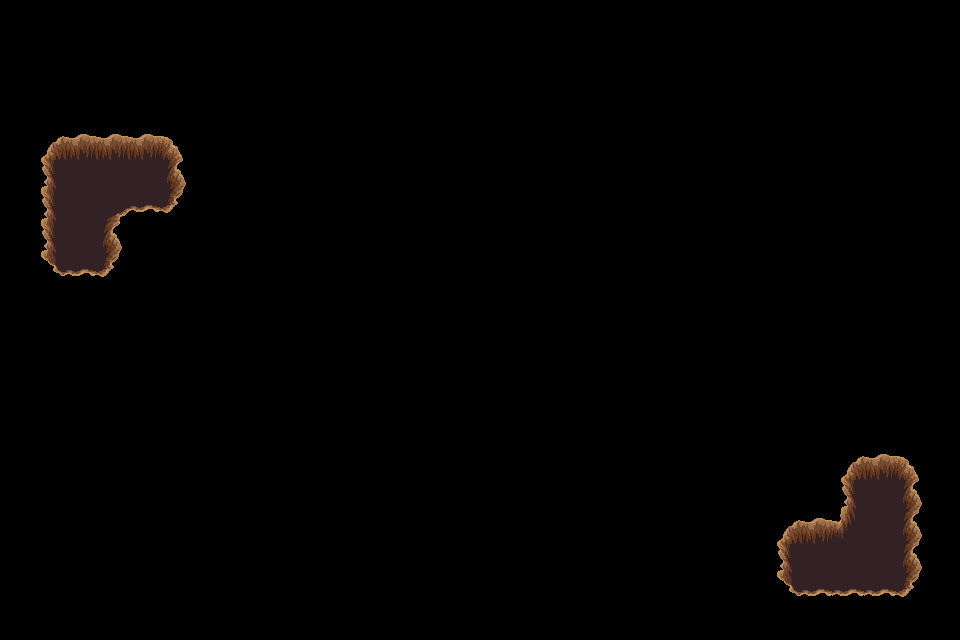

This game map was drawn from its Tiled (.tmx) file and the tilesets committed beside it. A one-line description and the full map source follow:
An orthogonal 30x20 tile map with 32x32 px tiles, 1 tile layer (trou), 2 tilesets.

<map version="1.4" tiledversion="1.4.3" orientation="orthogonal" renderorder="right-down" width="30" height="20" tilewidth="32" tileheight="32" infinite="0" nextlayerid="9" nextobjectid="1">
 <tileset firstgid="1" source="../../dungeon_green.tsx" />
 <tileset firstgid="530" source="../../dungeon.tsx" />
 <layer id="8" name="trou" width="30" height="20">
  <data encoding="csv">
0,0,0,0,0,0,0,0,0,0,0,0,0,0,0,0,0,0,0,0,0,0,0,0,0,0,0,0,0,0,
0,0,0,0,0,0,0,0,0,0,0,0,0,0,0,0,0,0,0,0,0,0,0,0,0,0,0,0,0,0,
0,0,0,0,0,0,0,0,0,0,0,0,0,0,0,0,0,0,0,0,0,0,0,0,0,0,0,0,0,0,
0,0,0,0,0,0,0,0,0,0,0,0,0,0,0,0,0,0,0,0,0,0,0,0,0,0,0,0,0,0,
0,432,433,433,433,434,0,0,0,0,0,0,0,0,0,0,0,0,0,0,0,0,0,0,0,0,0,0,0,0,
0,455,456,456,456,457,0,0,0,0,0,0,0,0,0,0,0,0,0,0,0,0,0,0,0,0,0,0,0,0,
0,455,456,387,479,480,0,0,0,0,0,0,0,0,0,0,0,0,0,0,0,0,0,0,0,0,0,0,0,0,
0,455,456,457,0,0,0,0,0,0,0,0,0,0,0,0,0,0,0,0,0,0,0,0,0,0,0,0,0,0,
0,478,479,480,0,0,0,0,0,0,0,0,0,0,0,0,0,0,0,0,0,0,0,0,0,0,0,0,0,0,
0,0,0,0,0,0,0,0,0,0,0,0,0,0,0,0,0,0,0,0,0,0,0,0,0,0,0,0,0,0,
0,0,0,0,0,0,0,0,0,0,0,0,0,0,0,0,0,0,0,0,0,0,0,0,0,0,0,0,0,0,
0,0,0,0,0,0,0,0,0,0,0,0,0,0,0,0,0,0,0,0,0,0,0,0,0,0,0,0,0,0,
0,0,0,0,0,0,0,0,0,0,0,0,0,0,0,0,0,0,0,0,0,0,0,0,0,0,0,0,0,0,
0,0,0,0,0,0,0,0,0,0,0,0,0,0,0,0,0,0,0,0,0,0,0,0,0,0,0,0,0,0,
0,0,0,0,0,0,0,0,0,0,0,0,0,0,0,0,0,0,0,0,0,0,0,0,0,0,432,433,434,0,
0,0,0,0,0,0,0,0,0,0,0,0,0,0,0,0,0,0,0,0,0,0,0,0,0,0,455,456,457,0,
0,0,0,0,0,0,0,0,0,0,0,0,0,0,0,0,0,0,0,0,0,0,0,0,432,433,411,456,457,0,
0,0,0,0,0,0,0,0,0,0,0,0,0,0,0,0,0,0,0,0,0,0,0,0,455,456,456,456,457,0,
0,0,0,0,0,0,0,0,0,0,0,0,0,0,0,0,0,0,0,0,0,0,0,0,478,479,479,479,480,0,
0,0,0,0,0,0,0,0,0,0,0,0,0,0,0,0,0,0,0,0,0,0,0,0,0,0,0,0,0,0
</data>
 </layer>
</map>
